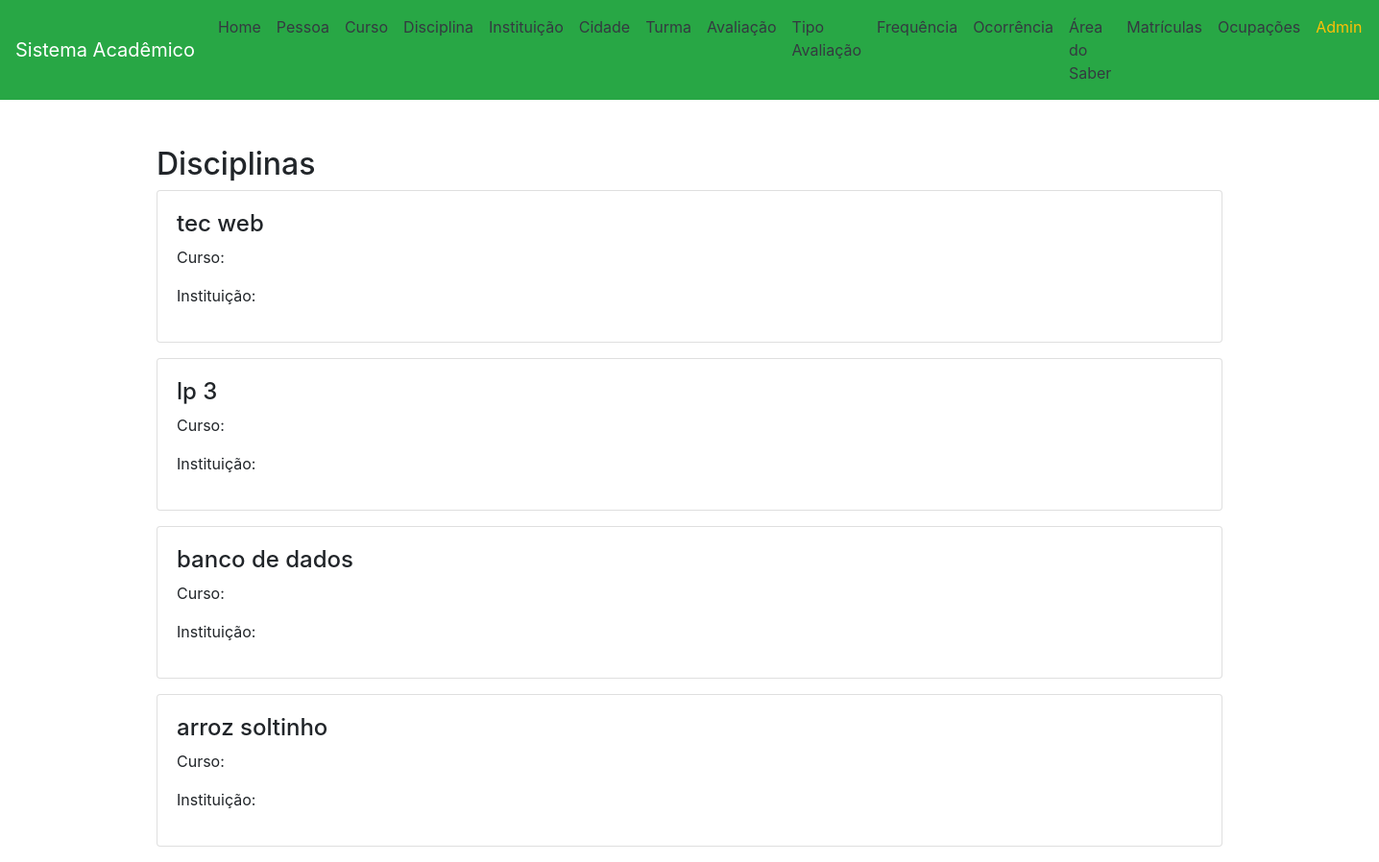
The app's page /disciplina/ with its own data.
### app/models.py (models this page shows, shortened)
class Disciplina(models.Model):
    nome = models.CharField(max_length=100)
    area = models.ForeignKey(AreaSaber, on_delete=models.CASCADE)

### app/views.py (the view)
# urls.py: path('disciplina/', DisciplinaView.as_view(), name='disciplina'),
class DisciplinaView(View):
    def get(self, request):
        disciplinas = Disciplina.objects.select_related('area').all()
        return render(request, 'disciplina.html', {'disciplinas': disciplinas})

### app/templates/disciplina.html (shortened to what this page needs)
{% extends "base.html" %}
{% block content %}
<h2>Disciplinas</h2>
{% for d in disciplinas %}
<div class="card mb-3">
    <div class="card-body">
        <h4>{{ d.nome }}</h4>
        <p>Curso: {{ d.curso.nome }}</p>
        <p>Instituição: {{ d.curso.instituicao.nome }}</p>
    </div>
</div>
{% endfor %}
{% endblock %}

### records on screen
Disciplina: nome "tec web"
Disciplina: nome "lp 3"
Disciplina: nome "banco de dados"
Disciplina: nome "arroz soltinho"
